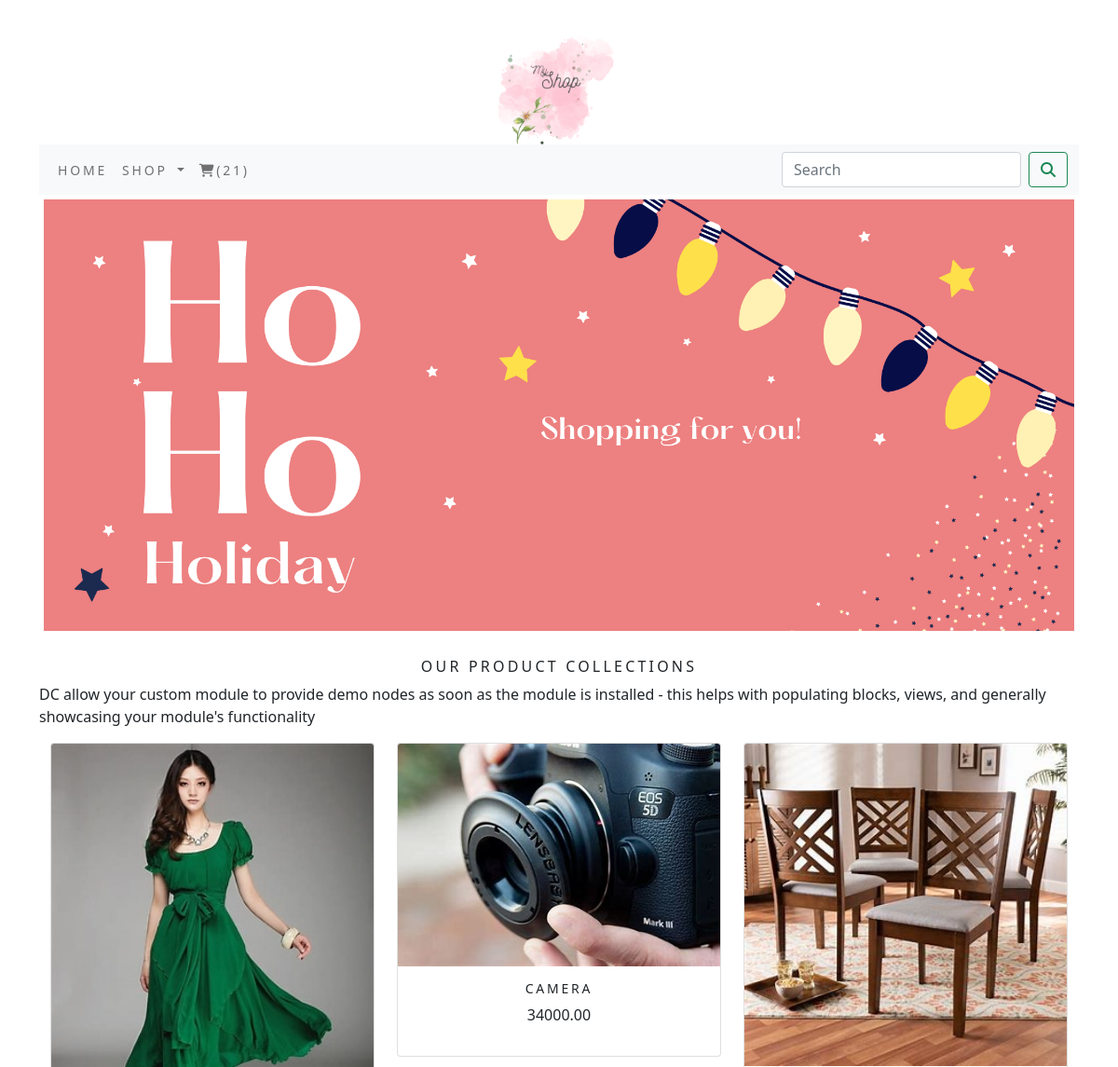
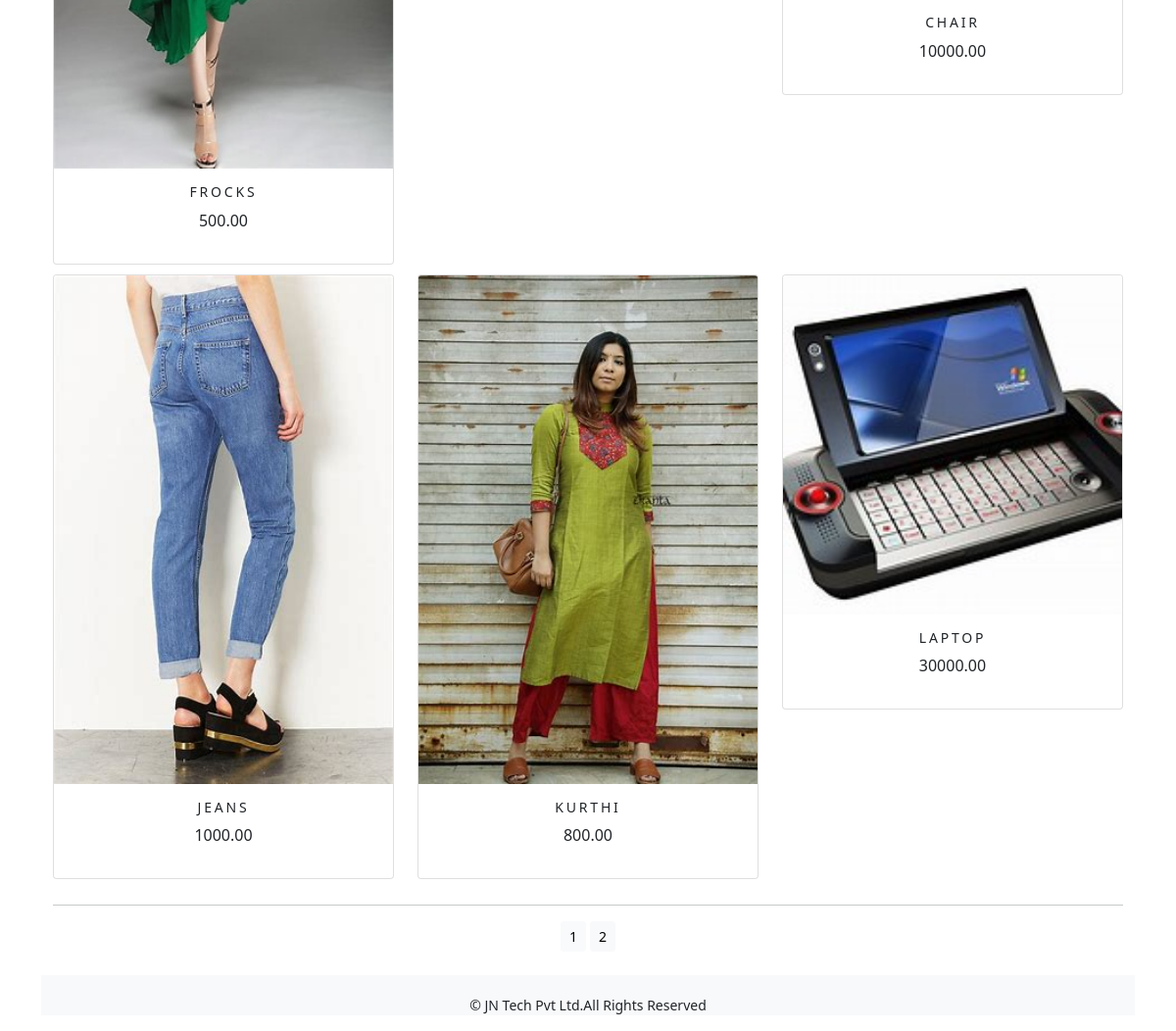
/myonlineshopapp/, run on the app's committed database (2 pictures, top to bottom).
### myonlineshopapp/models.py (models this page shows, shortened)
class Product(models.Model):
    name=models.CharField(max_length=250,unique=True)
    slug=models.SlugField(max_length=250,unique=True)
    description=models.TextField(blank=True)
    price=models.DecimalField(max_digits=10,decimal_places=2)
    category=models.ForeignKey(Category,on_delete=models.CASCADE)
    image=models.ImageField(upload_to='product',blank=True)
    stock=models.IntegerField()
    available=models.BooleanField(default=True)
    created=models.DateTimeField(auto_now_add=True)
    updated=models.DateTimeField(auto_now=True)
    def get_url(self):
        return reverse('myonlineshopapp:prodCatdetail',args=[self.category.slug,self.slug])
    class Meta:
        ordering = ('name',)
        verbose_name = 'product'
        verbose_name_plural = 'products'

### myonlineshopapp/views.py (the view)
# urls.py: path('',views.allProdCat,name='allProdCat'),
def allProdCat(request,c_slug=None):
    c_page=None
    products_list=None
    if c_slug!=None:
        c_page=get_object_or_404(Category,slug=c_slug)
        products_list=Product.objects.all().filter(category=c_page,available=True)
    else:
        products_list=Product.objects.all().filter(available=True)
    paginator=Paginator(products_list,6)
    try:
        page=int(request.GET.get('page',1))
    except:
        page=1
    try:
        products=paginator.page(page)
    except (EmptyPage,InvalidPage):
        products=paginator.page(paginator.num_pages)
    return render(request,"category.html",{'category':c_page,'products':products})

### cartapp/context_processors.py (called while the page is built)
def counter(request):
    item_count=0
    if 'admin' in request.path:
        return  {}
    else:
        try:
            cart=Cart.objects.filter(cart_id=_cart_id(request))
            cart_items=CartItem.objects.all().filter(cart=cart[:1])
            for cart_item in cart_items:
                item_count += cart_item.quantity
        except Cart.DoesNotExist:
            item_count =0
    return dict(item_count=item_count)

### cartapp/views.py (called while the page is built)
def _cart_id(request):
    cart=request.session.session_key
    if not cart:
        request.session.create()
        cart=request.session.session_key
        return cart

### myonlineshopapp/context_processors.py (called while the page is built)
def menu_links(request):
    links=Category.objects.all()
    return dict(links=links)

### myonlineshopapp/models.py (called while the page is built)
    def get_url(self):
        return reverse('myonlineshopapp:products_by_category',args=(self.slug,))

### template/category.html (shortened to what this page needs)
{% extends 'base.html' %}
{% load static %}
{% block content %}
<div class="mx_auto">
    {% if category %}
       <img class="my_image" src="{{category.image.url}}" alt="{{category.name}}">
</div>
    <br>
<div>
       <h1 class="text-center my_title">{{category.name}}</h1>
       <p class="text-justify">{{category.description}}</p>
</div>
     {% else %}
<div>
<img class="my_image my_image_padding" src="{% static 'img/banner.png' %}" alt="our products" width="1250px;">
</div>
<br>
<div>
    <h1 class="text-center my_title">Our Product Collections</h1>
    <p class="text-justify"> DC allow your custom module to provide demo nodes as soon as the module is installed - this helps with populating blocks, views, and generally showcasing your module's functionality</p>
</div>
     {% endif %}
<div class="container">
    <div class="row mx_auto">
        {% for product in products.object_list %}
        <div class="my_bottom_margin col-9 col-sm-12 col-md-4  col-lg-4" >
            <div class="card text-center" style="min-width:18rem;">
                <a href="{{product.get_url}}"><img class="card-img-top my_image" src="{{product.image.url}}" alt="{{product.name}}"></a>
                <div class="card-body">
                    <h4>{{product.name}}</h4>
                    <p>{{product.price}}</p>
                </div>
            </div>
        </div>
        {% endfor %}
    </div>
    <div class="mx-auto">
        {% if products.paginator.num_pages > 1 %}
       <hr>
        <div class="text-center">
            {% for pg in products.paginator.page_range %}
                <a href="?page={{pg}}"  class="btn btn-light btn-sm {% if products.number == pg %} active {% endif %}">{{pg}}</a>
            {% endfor %}
        </div>
         {% endif %}
    </div>
    <br>
</div>
{% endblock %}

### template/base.html (shortened to what this page needs)
{% load static %}
<!DOCTYPE html>
<html lang="en">
<head>
    <link rel="stylesheet" href="{% static 'css/custom.css' %}">
        <link href="{% static 'css/bootstrap.min.css' %}" rel="stylesheet">
</head>
<body>
<div class="container">
{% include 'header.html' %}
{% include 'navbar.html' %}
{% block content %}
{% endblock %}
    </div>
{% include 'footer.html' %}
</body>
</html>

### template/header.html
{% load static %}
<header>
    <center>
        <a href="{% url 'myonlineshopapp:allProdCat' %}"></a><img src="{% static 'img/logo.png' %}" alt="logimge" width="130px;">
    </center>
</header>

### template/navbar.html (shortened to what this page needs)
<nav class="navbar navbar-expand-lg navbar-light bg-light">
  <div class="container-fluid">
    <div class="collapse navbar-collapse" id="navbarSupportedContent">
      <ul class="navbar-nav me-auto mb-2 mb-lg-0">
        <li class="nav-item">
          <a class="nav-link" href="#">Home</a>
        </li>
        <li class="nav-item dropdown {% if 'myonlineshopapp in request.path' %} active {% endif %}">
          <a class="nav-link dropdown-toggle" href="#" id="navbarDropdown" role="button" data-bs-toggle="dropdown" aria-expanded="false">
            Shop
          </a>
        </li>
        {% if item_count > 0 %}
        <li class="nav-item">
          <a class="nav-link " href="{% url 'cartapp:cart_detail' %}"><i class="fa fa-shopping-cart"></i>({{item_count}})</a>
        </li>
        {% endif %}
      </ul>
      <form class="d-flex" action="{% url 'searchapp:SearchResult' %}" method="get">
        <input class="form-control me-2" type="search" placeholder="Search"  name="q" aria-label="Search">
        <button class="btn btn-outline-success" type="submit"><i class="fa fa-search" ></i></button>
      </form>
    </div>
  </div>
</nav>

### template/footer.html
<div class="footer navbar-fixed-bottom my_footer">
    <p class="text-center">&copy; JN Tech Pvt Ltd.All Rights Reserved</p>
</div>

### static/css/custom.css (style rules this page uses)
body { font-family :'Roboto', sans-serif; }
.nav-item { letter-spacing : .2em; font-size :14px; text-transform :uppercase; }
.my_footer { background-color:#f8f9fa; height=60px; }
.my_footer p { padding-top:20px; font-size :14px; }
.my_image { width:100%; height:auto; }
.my_title { font-size :16px; text-transform:uppercase; letter-spacing:.2em; }
.my_image_padding { padding:5px; }
.my_bottom_margin { margin-bottom:10px; }
.card-body h4 { font-size:14px; text-transform:uppercase; letter-spacing:.2em; }

### data on the page
Product: image (picture), name "FROCKS", price "500.00"
Product: image (picture), name "CAMERA", price "34000.00"
Product: image (picture), name "CHAIR", price "10000.00"
Product: image (picture), name "JEANS", price "1000.00"
Product: image (picture), name "KURTHI", price "800.00"
Product: image (picture), name "LAPTOP", price "30000.00"

### other printed values
{{ item_count }} "21"
{{ pg }} "1" "2"
